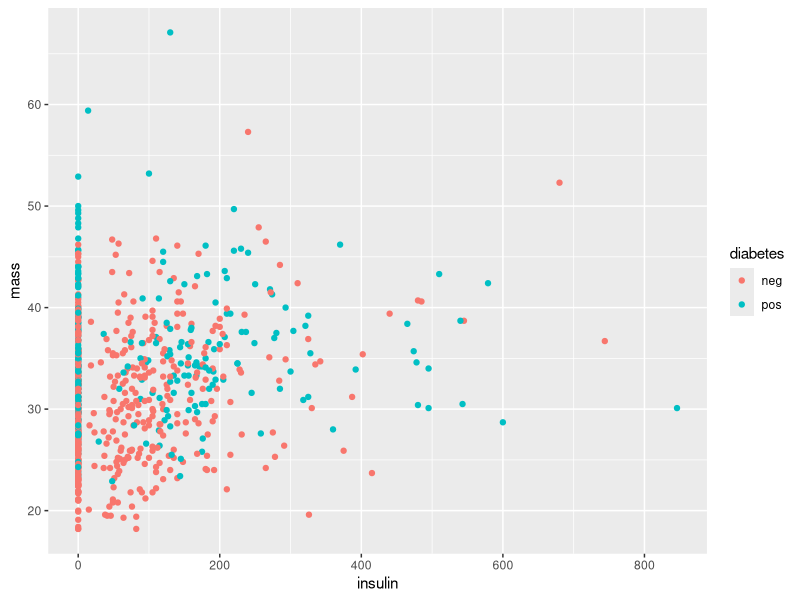
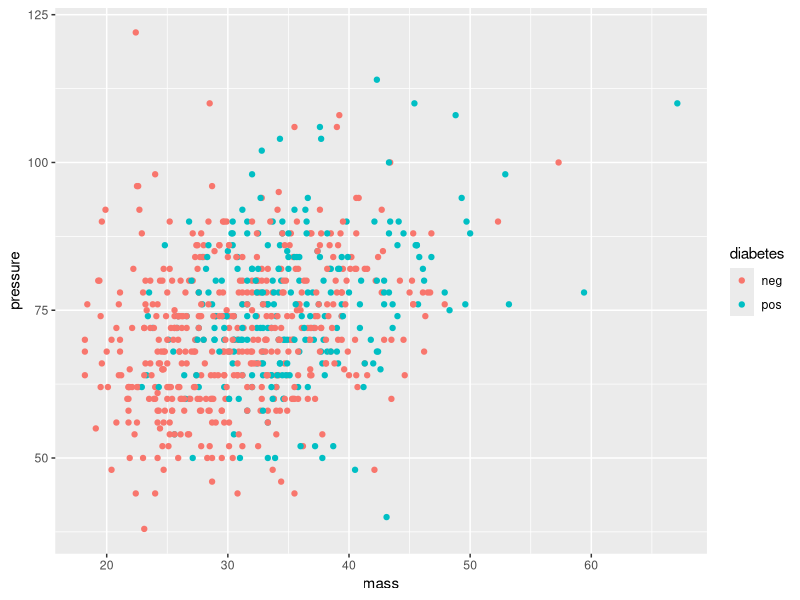
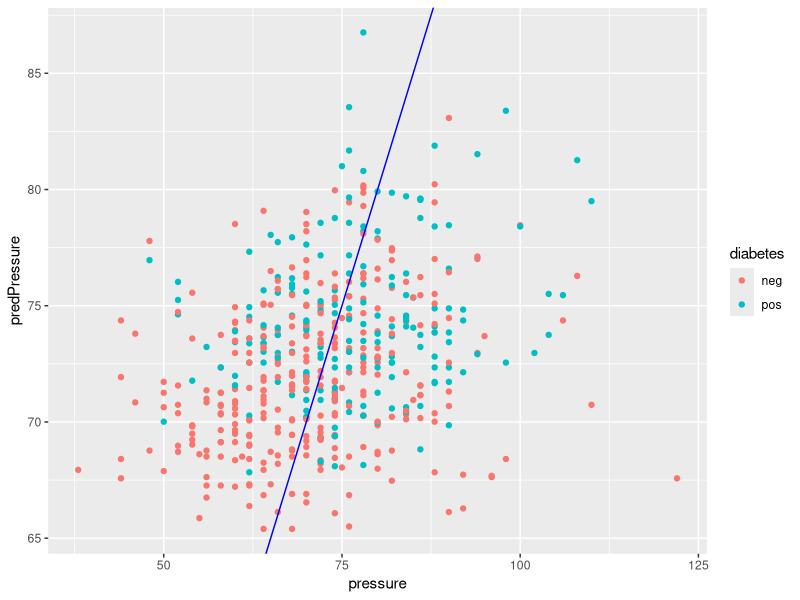
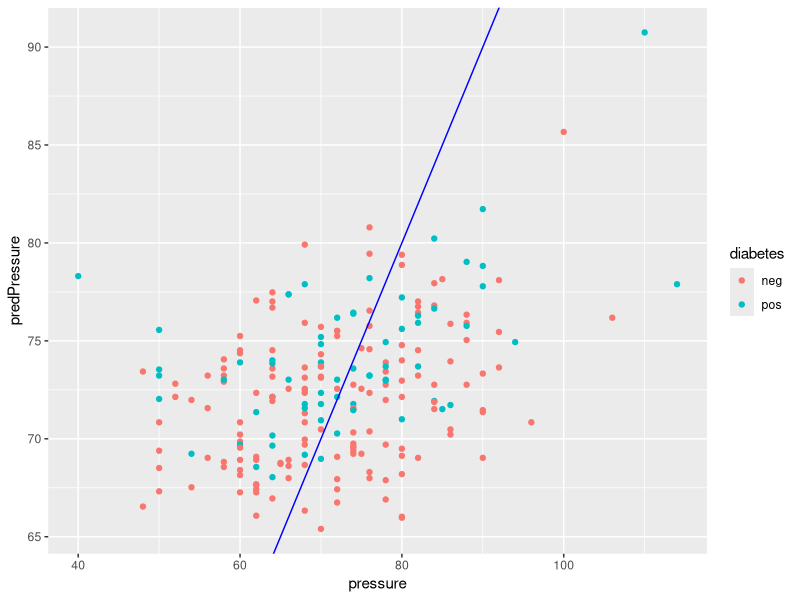

Generate these figures, in order, with R: (Note: this script raises an error after producing the figures.)
## ---- chunk 1
library(mlbench)
data(PimaIndiansDiabetes)
?PimaIndiansDiabetes
View(PimaIndiansDiabetes)
## ---- chunk 2
range(PimaIndiansDiabetes$glucose)
table(PimaIndiansDiabetes$pregnant)
## ---- chunk 3
library(dplyr)
df2=PimaIndiansDiabetes %>% filter(age>70)
## ---- chunk 4
table(PimaIndiansDiabetes$mass)
table(PimaIndiansDiabetes$pressure)
PimaIndiansDiabetes = PimaIndiansDiabetes %>% filter(mass>1, pressure>30)
## ---- chunk 5
library(ggplot2)
ggplot(data=PimaIndiansDiabetes, aes(x=insulin, y=mass, col=diabetes)) + geom_point()
## ---- chunk 6
ggplot(data=PimaIndiansDiabetes, aes(x=mass, y=pressure, col=diabetes)) + geom_point()
## ---- chunk 7
set.seed(1234)
m=nrow(PimaIndiansDiabetes)
index=sample(1:m,round(0.7*m),replace=FALSE)
train=PimaIndiansDiabetes[index,]
test=PimaIndiansDiabetes[-index,]
## ---- chunk 8
lm.fit=lm(pressure ~ mass, data=train)
lm.fit2=lm(mass ~ pressure, data=train)
summary(lm.fit)
summary(lm.fit2)
## ---- chunk 9
train$predPressure=predict(lm.fit,train)
test$predPressure=predict(lm.fit,test)
## ---- chunk 10
ggplot(data=train, aes(x=pressure, y=predPressure, col=diabetes)) + geom_point() + geom_abline(intercept=0,slope=1,col="blue")
ggplot(data=test, aes(x=pressure, y=predPressure, col=diabetes)) + geom_point() + geom_abline(intercept=0,slope=1,col="blue")
## ---- chunk 11
mean(abs(test$pressure - test$predPressure))

## ---- chunk 12
VarMean=sum((train$pressure - mean(train$pressure))^2)
VarLine=sum((train$pressure - train$predPressure)^2)
Rsquared= (VarMean - VarLine)/VarMean
## ---- chunk 13
library(caret)
nfolds=trainControl(method = "cv", number = 10)
lm.fit.cv=train(pressure ~ mass, data = PimaIndiansDiabetes, trControl = nfolds, method = "lm") 
lm.fit.cv$resample$Rsquared
mean(lm.fit.cv$resample$Rsquared)
## ---- chunk 14
set.seed(1234)
m=nrow(PimaIndiansDiabetes)
index=sample(1:m,round(0.7*m),replace=FALSE)
train=PimaIndiansDiabetes[index,]
test=PimaIndiansDiabetes[-index,]
glm.fit=glm(diabetes ~ ., data=train,family="binomial")
summary(glm.fit)
## ---- chunk 15
prediction <- predict(glm.fit,test,type="response")
prediction = prediction %>% filter(prediction>0.8)
## ---- chunk 16
library("e1071")
test$predDiabetes=factor(ifelse(predict(glm.fit,test,type="response")<0.5,"neg","pos"),levels=c("neg","pos"))
confusionMatrix(test$diabetes,test$predDiabetes)

## ---- chunk 17
nfolds=trainControl(method = "cv", number = 10)
glm.fit.cv=train(diabetes ~ ., data = PimaIndiansDiabetes, trControl = nfolds, method = "glm", family="binomial")
summary(glm.fit.cv)

prediction2 <- predict(glm.fit.cv,test,type="prob")

train$predDiabetes=factor(ifelse(predict(glm.fit.cv,train,type="prob")<0.5,"neg","pos"),levels=c("neg","pos"))
confusionMatrix(train$diabetes,train$predDiabetes)
## ---- chunk 18

glm.fit.glucoseOnly=glm(diabetes ~ pressure, data=train,family="binomial")
summary(glm.fit.glucoseOnly)
## ---- chunk 19
library(pROC)
par(pty="s")
glm.fit.roc=plot(roc(test$diabetes,predict(glm.fit,test,type="response")),print.auc=TRUE,col="blue")
glm.fit.roc=plot(roc(test$diabetes,predict(glm.fit.glucoseOnly,test,type="response")),print.auc=TRUE,print.auc.y=0.4,col="red",add=TRUE)
par(pty="m")

results=data.frame(sensitivity=glm.fit.roc$sensitivities,
           specificity=glm.fit.roc$specificities,
           threshold=glm.fit.roc$thresholds)
View(results)
## ---- chunk 20
train$random=rnorm(nrow(train))
test$random=rnorm(nrow(test))
glm.fit.random = glm(diabetes ~ random, data = train, family = "binomial")
glm.fit.roc=plot(roc(test$diabetes,predict(glm.fit,test,type="response")),print.auc=TRUE,col="blue")
glm.fit.roc=plot(roc(test$diabetes,predict(glm.fit.glucoseOnly,test,type="response")),print.auc=TRUE,print.auc.y=0.4,col="red",add=TRUE)
glm.fit.roc=plot(roc(test$diabetes,predict(glm.fit.random,test,type="response")),print.auc=TRUE,print.auc.y=0.3,col="yellow",add=TRUE)
## ---- chunk 21
library(glmnet)
par(pty="s")
x=as.matrix(train[,1:8])
y=train$diabetes
x2=as.matrix(test[,1:8])
y2=test$diabetes

ridge.cv=cv.glmnet(x,y,alpha=0,family="binomial")
ridge.fit=glmnet(x,y,family="binomial",alpha=0,lambda=ridge.cv$lambda.min)
ridge.roc=roc(y2,predict(ridge.fit,x2,type="response"),col="red",plot=TRUE,print.auc=TRUE)

lasso.cv=cv.glmnet(x,y,alpha=1,family="binomial")
lasso.fit=glmnet(x,y,family="binomial", alpha=1, lambda=1)
lasso.roc=roc(y2,predict(lasso.fit,x2,type="response"),col="blue",plot=TRUE,print.auc=TRUE,print.auc.y=0.4,add=TRUE)

coef(ridge.fit)
coef(lasso.fit)
par(pty="m")
